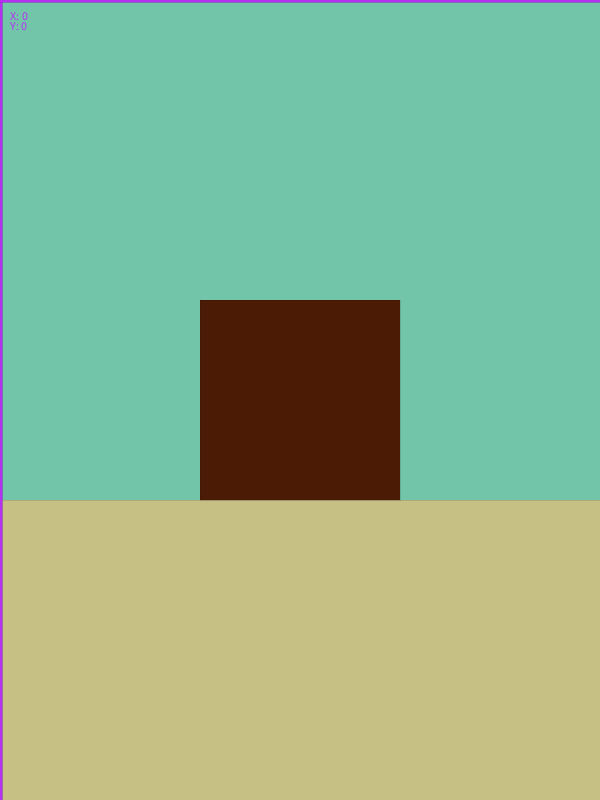
Frame 1 (no input)
Frame 60 (the mouse pressed at the canvas centre just before this capture): identical to frame 1, image omitted
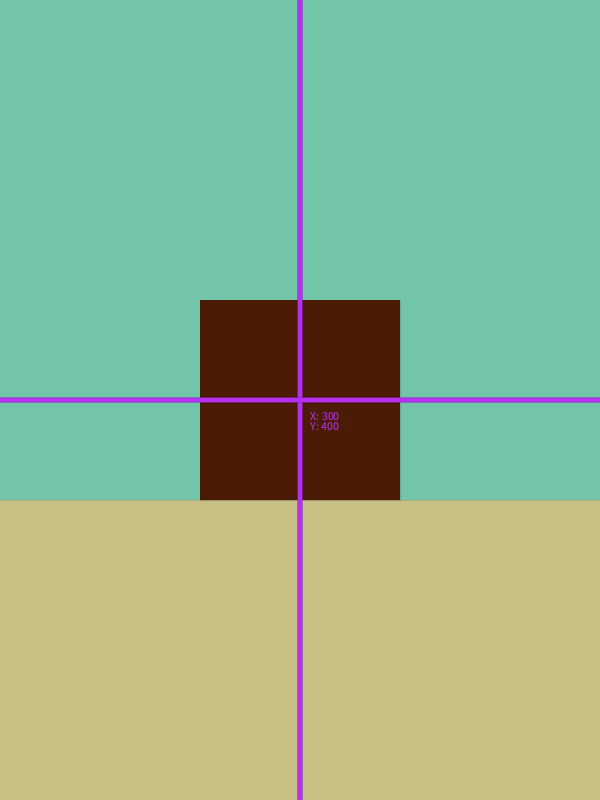
Frame 120 (the mouse held since frame 60 and released just before this capture)

The Processing sketch that drew these frames (run headless with seeded random() and noise(); from frame 60 on, the mouse is pressed at the canvas centre):

// Processing sketch: practice
// ── practice.pde
/*
Daniel Cui
 Sept 18
 
 Review Day 1: Drawing
 
 1. Coordinate System
 2. Drawing Functions: line, circle/ellipse, rect, triangle
 3. Layering
 4. Colors
 5. Transformations: push/pop matrix, translate, rotate
 */

color aqua = #73C5AA;
color sand = #C6C085;
color blush = #F9A177;
color red = #F76157;
color brown = #4C1B05;
color grey = #656565;

void setup() {
  size(600, 800);
  background(aqua);
}

void draw() {
 
 background(aqua);
 rectMode(CENTER);
 strokeWeight(0);
 fill(sand);
 rect(300, 650, 605, 300);
 fill(brown);
 rect(300, 400, 200, 200);
 fill(#B431F4);
 rect(mouseX, mouseY, 5, 8000);
 rect(mouseX, mouseY, 8000, 5);
 text("X: " + mouseX, mouseX + 10, mouseY + 20);
 text("Y: " + mouseY, mouseX + 10, mouseY + 30);
}  
